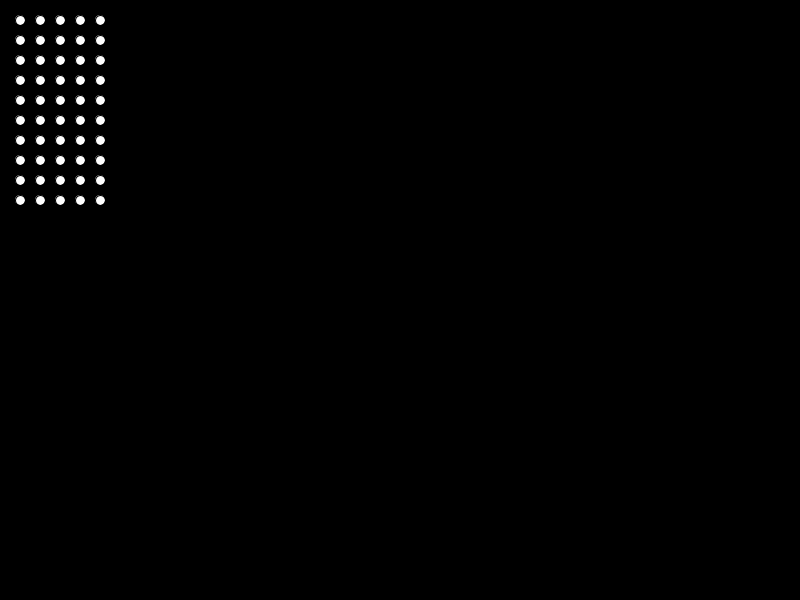
Frame 1 (no input)
Frame 60 (the mouse pressed at the canvas centre just before this capture): identical to frame 1, image omitted
Frame 120 (the mouse held since frame 60 and released just before this capture): identical to frame 1, image omitted

The Processing sketch that drew this single still picture (run headless with seeded random() and noise(); from frame 60 on, the mouse is pressed at the canvas centre):

// Processing sketch: e07_PetlaWPetli
// ── e07_PetlaWPetli.pde
void setup(){
  
  size(800,600);
  frameRate( 5 ); // ustawiamy mniejszy framerate by lepiej widziecco sie dzieje co klatke
  
}


void draw(){
  
  background( 0 );
  
  // wewnatrz petli moze znalzec sie tez druga petla
  // sluzy to m.in. do tworzenia struktur w 2d - np. siatki punktow
  
  // tutaj kazdemu obrotowi petli z licnzikiem x
  // odpowiadac bedzie wielokrotne wykoananie sie wewnetrzenej petli z licznikiem y
  
  int iloscKolumn = 5; 
  int iloscRzedow = 10;
  
  // innymi slowy - zewnetrzna petla dodaje kolejne kolumny
  // a wewnetrzna petla wypelnia aktualna kolumne adekwanta iloscia kropek
  // co w sumie daje nam regularna siatke punktow
 
  for( int x = 0; x < iloscKolumn; x ++ ){
    
    // ta petla wykona sie tyle ile zdefiniowalismy w zmiennej iloscRzedow
    // za kazdym razem gdy petla jaj zawierajaca wykona nowy obort
    for( int y = 0; y < iloscRzedow; y ++ ){
      
      ellipse( 20 + x * 20, 20 + y * 20, 10, 10 );
      //  20 + x * 20, 20 + y * 20 - to determinuje nam jakie beda odstepy miedzy kropkami
      // oraz przesunieci calego grida o 20 w x i 20 w y
      
    }
    
  }


}
